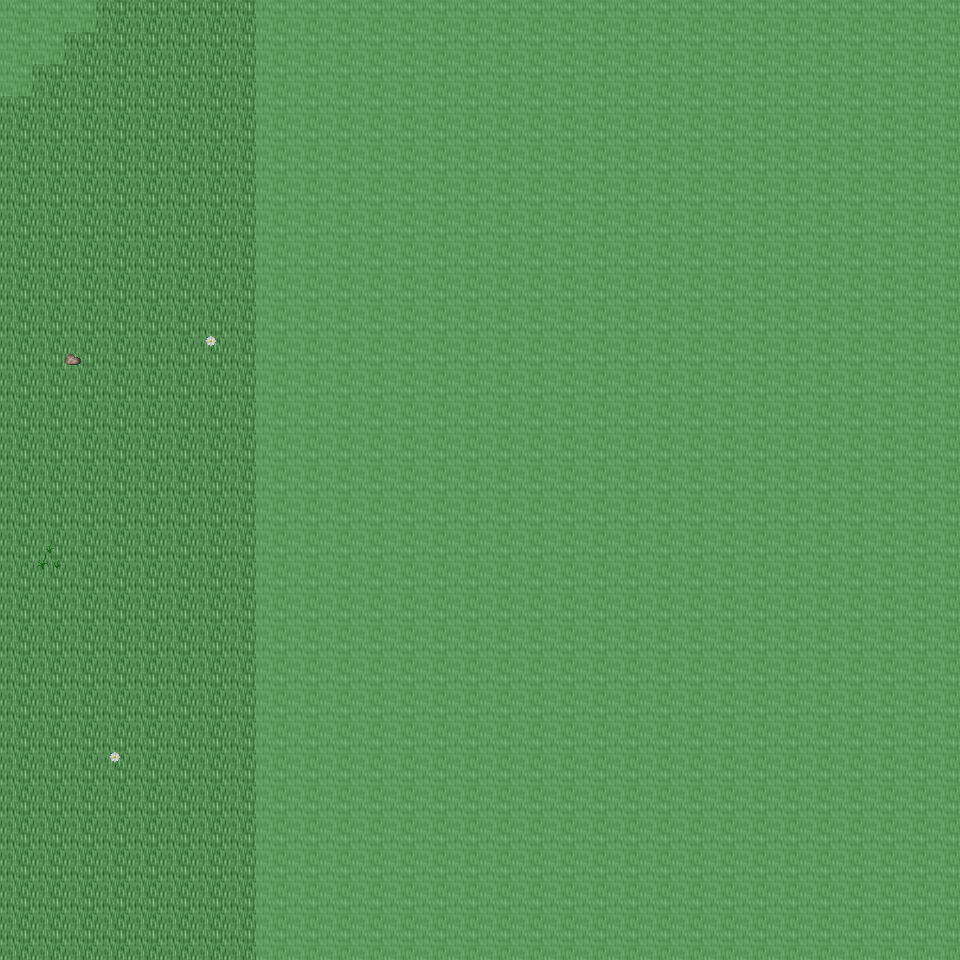

A level layout from a 2D game, rendered from its tile map. Below: a short description, then the map file with tile-grid data replaced by summaries:
An orthogonal 30x30 tile map with 32x32 px tiles, 6 tile layers (Ground, Object, Object2, Above, ...), 19 tilesets and 3 objects (3x mapchange).

<map version="1.0" orientation="orthogonal" renderorder="right-down" width="30" height="30" tilewidth="32" tileheight="32" nextobjectid="4">
  <tileset firstgid="1" name="tileset_ground_ground" tilewidth="32" tileheight="32" tilecount="33" columns="3">
    <image source="../drawable/tileset_ground_ground.png" width="96" height="352" />
  </tileset>
  <tileset firstgid="34" name="tileset_ground_ridge_earth_dark" tilewidth="32" tileheight="32" tilecount="96" columns="12">
    <image source="../drawable/tileset_ground_ridge_earth_dark.png" width="384" height="256" />
  </tileset>
  <tileset firstgid="130" name="tileset_plant_flower_daisy_white" tilewidth="32" tileheight="32" tilecount="8" columns="2">
    <image source="../drawable/tileset_plant_flower_daisy_white.png" width="64" height="128" />
  </tileset>
  <tileset firstgid="138" name="tileset_plant_grasses" tilewidth="32" tileheight="32" tilecount="6" columns="3">
    <image source="../drawable/tileset_plant_grasses.png" width="96" height="64" />
  </tileset>
  <tileset firstgid="144" name="tileset_plant_tree_tree_fluffy" tilewidth="32" tileheight="32" tilecount="12" columns="4">
    <image source="../drawable/tileset_plant_tree_tree_fluffy.png" width="128" height="96" />
  </tileset>
  <tileset firstgid="156" name="tileset_plant_bush_bushes" tilewidth="32" tileheight="32" tilecount="10" columns="5">
    <image source="../drawable/tileset_plant_bush_bushes.png" width="160" height="64" />
  </tileset>
  <tileset firstgid="166" name="tileset_logic_collision" tilewidth="32" tileheight="32" tilecount="1" columns="1">
    <image source="../drawable/tileset_logic_collision.png" width="32" height="32" />
  </tileset>
  <tileset firstgid="167" name="tileset_ground_dry_grass" tilewidth="32" tileheight="32" tilecount="54" columns="9">
    <image source="../drawable/tileset_ground_dry_grass.png" width="288" height="192" />
  </tileset>
  <tileset firstgid="221" name="tileset_ground_earth_edges" tilewidth="32" tileheight="32" tilecount="18" columns="6">
    <image source="../drawable/tileset_ground_earth_edges.png" width="192" height="96" />
  </tileset>
  <tileset firstgid="239" name="tileset_ground_grass_corners" tilewidth="32" tileheight="32" tilecount="24" columns="6">
    <image source="../drawable/tileset_ground_grass_corners.png" width="192" height="128" />
  </tileset>
  <tileset firstgid="263" name="tileset_plant_tree_evergreen" tilewidth="32" tileheight="32" tilecount="36" columns="3">
    <image source="../drawable/tileset_plant_tree_evergreen.png" width="96" height="384" />
  </tileset>
  <tileset firstgid="299" name="tileset_plant_tree_tree_darkgreen" tilewidth="32" tileheight="32" tilecount="88" columns="8">
    <image source="../drawable/tileset_plant_tree_tree_darkgreen.png" width="256" height="352" />
  </tileset>
  <tileset firstgid="387" name="tileset_building_decoration_rocks" tilewidth="32" tileheight="32" tilecount="6" columns="3">
    <image source="../drawable/tileset_building_decoration_rocks.png" width="96" height="64" />
  </tileset>
  <tileset firstgid="393" name="tileset_plant_stump_stump_pale_brown" tilewidth="32" tileheight="32" tilecount="4" columns="2">
    <image source="../drawable/tileset_plant_stump_stump_pale_brown.png" width="64" height="64" />
  </tileset>
  <tileset firstgid="397" name="tileset_plant_stump_int_small_stump_2" tilewidth="32" tileheight="32" tilecount="1" columns="1">
    <image source="../drawable/tileset_plant_stump_int_small_stump_2.png" width="32" height="32" />
  </tileset>
  <tileset firstgid="398" name="tileset_ground_rock_pebbles" tilewidth="32" tileheight="32" tilecount="3" columns="1">
    <image source="../drawable/tileset_ground_rock_pebbles.png" width="32" height="96" />
  </tileset>
  <tileset firstgid="401" name="tileset_plant_bush_bush_mult_colored" tilewidth="32" tileheight="32" tilecount="6" columns="3">
    <image source="../drawable/tileset_plant_bush_bush_mult_colored.png" width="96" height="64" />
  </tileset>
  <tileset firstgid="407" name="tileset_plant_tree_umbrella_thorn" tilewidth="32" tileheight="32" tilecount="18" columns="6">
    <image source="../drawable/tileset_plant_tree_umbrella_thorn.png" width="192" height="96" />
  </tileset>
  <tileset firstgid="425" name="tileset_building_house_3" tilewidth="32" tileheight="32" tilecount="48" columns="6">
    <image source="../drawable/tileset_building_house_3.png" width="192" height="256" />
  </tileset>
  <layer name="Ground" width="30" height="30">
    <data>[900 cells, 900 non-empty, 2 distinct tile ids]</data>
  </layer>
  <layer name="Object" width="30" height="30">
    <data>[900 cells, 14 non-empty, 8 distinct tile ids]</data>
  </layer>
  <layer name="Object2" width="30" height="30">
    <data>[900 cells, 0 non-empty, 0 distinct tile ids]</data>
  </layer>
  <layer name="Above" width="30" height="30">
    <data>[900 cells, 0 non-empty, 0 distinct tile ids]</data>
  </layer>
  <layer name="Above2" width="30" height="30">
    <data>[900 cells, 0 non-empty, 0 distinct tile ids]</data>
  </layer>
  <layer name="Walkable" width="30" height="30">
    <data>[900 cells, 666 non-empty, 1 distinct tile ids]</data>
  </layer>
  <objectgroup name="MapEvents">
    <object id="1" name="north" type="mapchange" x="96" y="0" width="160" height="32">
      <properties>
        <property name="map" value="0_ados_mountain_n2_w2_x4_y1" />
        <property name="place" value="south" />
      </properties>
    </object>
    <object id="2" name="south" type="mapchange" x="0" y="928" width="256" height="32">
      <properties>
        <property name="map" value="0_ados_mountain_n2_w2_x4_y3" />
        <property name="place" value="north" />
      </properties>
    </object>
    <object id="3" name="west" type="mapchange" x="0" y="96" width="32" height="864">
      <properties>
        <property name="map" value="0_ados_mountain_n2_w2_x3_y2" />
        <property name="place" value="east" />
      </properties>
    </object>
  </objectgroup>
</map>
